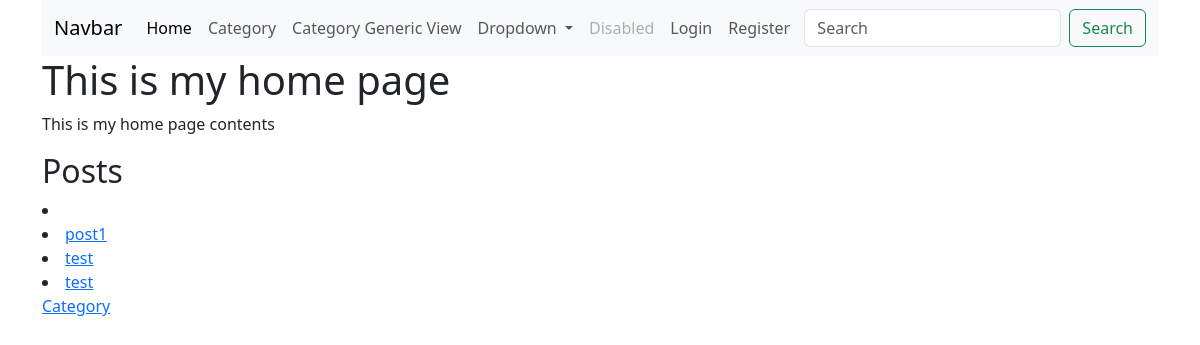
The app's page /, older data.
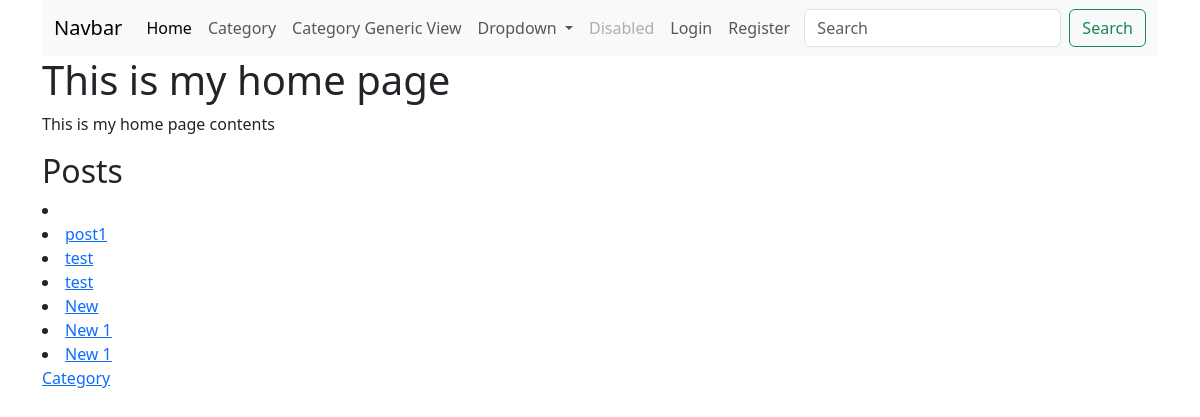
The same page, newer data.
### lesson/models.py (models this page shows, shortened)
class BaseModel(models.Model):
    created_at = models.DateTimeField(auto_now_add=True)
    updated_at = models.DateTimeField(auto_now=True)
    class Meta:
        abstract = True

class Post(BaseModel):
    title = models.CharField(max_length=100)
    content = models.TextField()
    header_image = models.ImageField(null=True, blank=True, upload_to="images/")
    snippet = models.CharField(max_length=255, default="")
    author = models.ForeignKey(User, on_delete=models.CASCADE)
    category = models.ForeignKey(Category, on_delete=models.SET_NULL, null=True)
    likes = models.ManyToManyField(User, related_name="blog_posts")

### lesson/views.py (the view)
# urls.py: path('', index, name='index'),
def index(request):
    if request.method == 'POST':
        title = request.POST['title']
        content = request.POST['content']
        auther_id = request.POST['auther_id']
        Post.objects.create(title=title, content=content, author_id=auther_id)
    posts = Post.objects.all()
    return render(request,
                  'index.html',
                  {'posts': posts})

### templates/index.html (shortened to what this page needs)
{% extends 'base.html' %}
{% block content %}
    <h1>This is my home page</h1>
    <p>This is my home page contents</p>
    <h2>Posts</h2>
    <li>
        {% for post in posts %}
            <li>
                <a href="{% url 'post_detail' post.id %}">
                    {{ post.title }}
                </a>
            </li>
        {% endfor %}
    <a href="{% url 'category_list' %}">Category</a>
{% endblock %}

### templates/base.html (shortened to what this page needs)
<!DOCTYPE html>
<html lang="en">
<head>
    <link href="https://cdn.jsdelivr.net/npm/bootstrap@5.3.3/dist/css/bootstrap.min.css" rel="stylesheet"
>
</head>
<body>
<div class="container">
    <nav class="navbar navbar-expand-lg bg-body-tertiary">
        <div class="container-fluid">
            <a class="navbar-brand" href="#">Navbar</a>
            <div class="collapse navbar-collapse" id="navbarSupportedContent">
                <ul class="navbar-nav me-auto mb-2 mb-lg-0">
                    <li class="nav-item">
                        <a class="nav-link active" aria-current="page" href="{% url 'index' %}">Home</a>
                    </li>
                    <li class="nav-item">
                        <a class="nav-link" href="{% url 'category_list' %}">Category</a>
                    </li>
                    <li class="nav-item">
                        <a class="nav-link" href="{% url 'category_list_g' %}">Category Generic View</a>
                    </li>
                    <li class="nav-item dropdown">
                        <a class="nav-link dropdown-toggle" href="#" role="button" data-bs-toggle="dropdown"
                           aria-expanded="false">
                            Dropdown
                        </a>
                    </li>
                    <li class="nav-item">
                        <a class="nav-link disabled" aria-disabled="true">Disabled</a>
                    </li>
                    {% if user.is_authenticated %}
                        <li class="nav-item">
                            <form action="{% url 'logout' %}" method="post">
                                {% csrf_token %}
                                <input type="submit" value="Logout" class="btn btn-primary">
                            </form>
                        </li>
                        {% if user.profile %}
                            <li class="nav-item">
                                <a class="nav-link" href="{% url 'profile_detail' %}">View Profile</a>
                            </li>
                            <li class="nav-item">
                                <a class="nav-link" href="{% url 'update_profile' user.profile.id %}">Edit Profile</a>
                            </li>
                        {% else %}
                            <li class="nav-item">
                                <a class="nav-link" href="{% url 'create_profile' %}">Create Profile</a>
                            </li>
                        {% endif %}
                    {% else %}
                       <li class="nav-item">
                            <a class="nav-link" href="{% url 'login' %}">Login</a>
                        </li>
                        <li class="nav-item">
                            <a class="nav-link" href="{% url 'register' %}">Register</a>
                        </li>
                    {% endif %}
                </ul>
                <form class="d-flex" role="search">
                    <input class="form-control me-2" type="search" placeholder="Search" aria-label="Search">
                    <button class="btn btn-outline-success" type="submit">Search</button>
                </form>
            </div>
        </div>
    </nav>
    {% block content %}
    {% endblock %}
</div>
</body>
</html>

Row changes from the older to the newer data that the page shows:
added Post: title "New"
added Post: title "New 1"
added Post: title "New 1"
